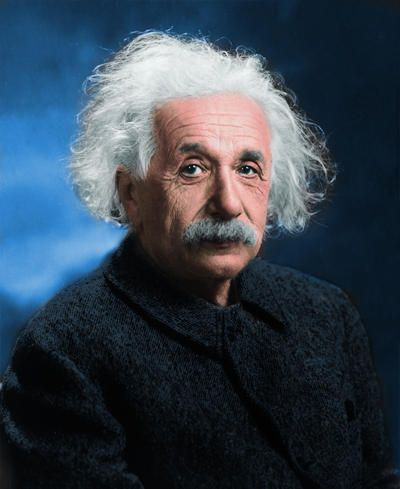
#> input picture src/UE23MA241B/handson/einstein.jpg, 400 x 489 px
$ jupyter execute PES2UG23CS368_Project14.ipynb
#> lines starting #> are read from the running program, lines starting #| are printed output that depends on the picture
# Project 14

[cell 1]
# 1
import numpy as np
import matplotlib.pyplot as plt
t = np.linspace(0, 2 * np.pi, 100)
X = np.array([np.cos(t), np.sin(t)])
plt.subplot(2, 2, 1)
plt.plot(X[0, :], X[1, :], 'b')
plt.quiver(0, 0, 1, 0, color='r', angles='xy', scale_units='xy', scale=1)
plt.quiver(0, 0, 0, 1, color='g', angles='xy', scale_units='xy', scale=1)
plt.axis('equal')
plt.title('Unit circle')
plt.show()

[cell 2]
# 2
A = np.array([[2, 1], [-1, 1]])
U, S, V = np.linalg.svd(A)
print("U:\n", U)
print("S:\n", S)
print("V:\n", V)
# Verify orthogonality
print("U' * U:\n", np.dot(U.T, U))
print("V' * V:\n", np.dot(V.T, V))

[cell 3]
# 3
VX = np.dot(V.T, X)
plt.subplot(2, 2, 2)
plt.plot(VX[0, :], VX[1, :], 'b')
plt.quiver(0, 0, V[0, 0], V[0, 1], color='r', angles='xy', scale_units='xy', scale=1)
plt.quiver(0, 0, V[1, 0], V[1, 1], color='g', angles='xy', scale_units='xy', scale=1)
plt.axis('equal')
plt.title('Multiplied by matrix V^T')
plt.show()

[cell 4]
# 4
S_matrix = np.diag(S)
SVX = np.dot(S_matrix, VX)
plt.subplot(2, 2, 3)
plt.plot(SVX[0, :], SVX[1, :], 'b')
plt.quiver(0, 0, S[0] * V[0, 0], S[1] * V[0, 1], color='r', angles='xy', scale_units='xy', scale=1)
plt.quiver(0, 0, S[0] * V[1, 0], S[1] * V[1, 1], color='g', angles='xy', scale_units='xy', scale=1)
plt.axis('equal')
plt.title('Multiplied by matrix ΣV^T')
plt.show()

[cell 5]
# 5
AX = np.dot(U, SVX)
plt.subplot(2, 2, 4)
plt.plot(AX[0, :], AX[1, :], 'b')
plt.quiver(0, 0, U[0, 0] * S[0] * V[0, 0] + U[0, 1] * S[1] * V[0, 1],
U[1, 0] * S[0] * V[0, 0] + U[1, 1] * S[1] * V[0, 1], color='r', angles='xy',
scale_units='xy', scale=1)
plt.quiver(0, 0, U[0, 0] * S[0] * V[1, 0] + U[0, 1] * S[1] * V[1, 1],
U[1, 0] * S[0] * V[1, 0] + U[1, 1] * S[1] * V[1, 1], color='g', angles='xy',
scale_units='xy', scale=1)
plt.axis('equal')
plt.title('Multiplied by matrix UΣV^T=A')
plt.show()
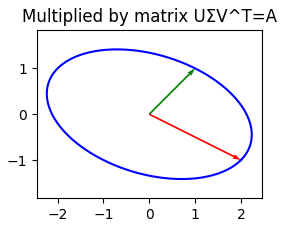
#> figure drawn by matplotlib, 1 panel

[cell 6]
# 6
U1 = U
V1 = V.T
print("U1 * S * V1.T:\n", np.dot(U1, np.dot(S_matrix, V1.T)))

[cell 7]
# 7
Av1 = np.dot(A, V.T[:, 0])
Av2 = np.dot(A, V.T[:, 1])
print("Av1:\n", Av1)
print("σ1 * u1:\n", S[0] * U[:, 0])
print("Av2:\n", Av2)
print("σ2 * u2:\n", S[1] * U[:, 1])
# Numerical check
print("A * V - U * S:\n", np.dot(A, V.T) - np.dot(U, S_matrix))

[cell 8]
# 8,9,10,11 COMBINED

import cv2
import numpy as np
import matplotlib.pyplot as plt

# Load grayscale image
ImJPG = cv2.imread(r"einstein.jpg", cv2.IMREAD_GRAYSCALE)
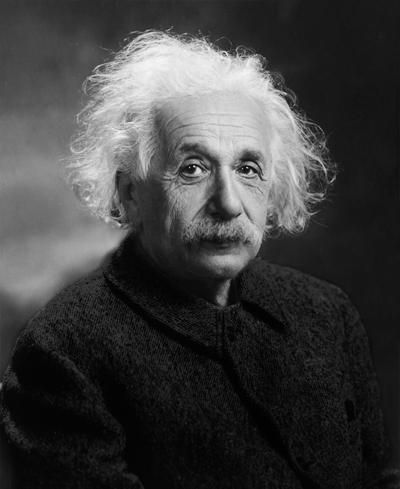
#> ImJPG: shape (489, 400); min 0, max 246, mean 62

if ImJPG is None:
    raise FileNotFoundError("Image could not be loaded. Check the path and file name.")

plt.figure()
plt.imshow(ImJPG, cmap='gray')
plt.title('Original Image')
plt.axis('off')
plt.show()

# Perform SVD
UIm, SIm, VIm = np.linalg.svd(ImJPG.astype(np.float64), full_matrices=False)
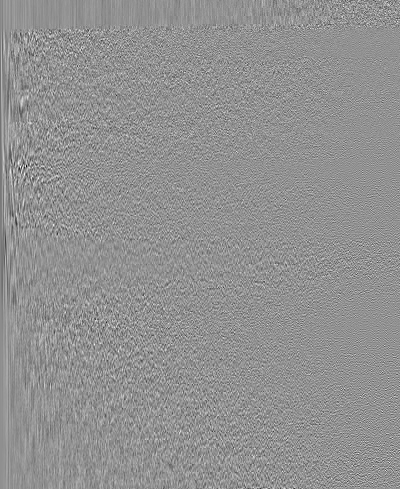
#> UIm: shape (489, 400) float64; min -0.364, max 0.272, mean -4.87e-05; drawn with min black and max white
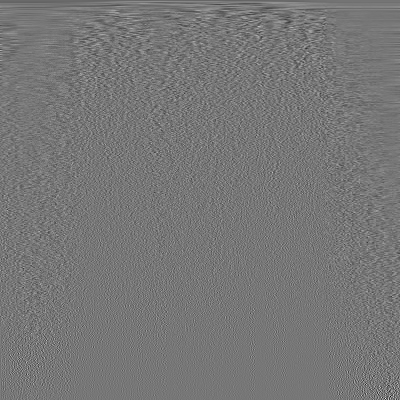
#> VIm: shape (400, 400) float64; min -0.456, max 0.519, mean -7.41e-05; drawn with min black and max white
#> SIm = 400 values, max 36220.9 at index 0, min 0.977 at index 399, mean 305
print(UIm)
#> (printed output is left out)

# Plot singular values
plt.figure()
plt.plot(np.arange(len(SIm)), SIm)
plt.title('Singular Values')
plt.show()
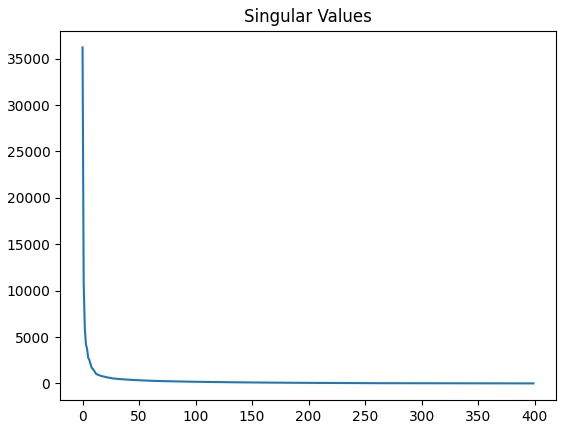
#> figure drawn by matplotlib, 1 panel; curve peaks at x = 0, y = 36220.9

# Image compression and visualization
for k in [50, 100, 150]:
    ImJPG_comp = np.dot(UIm[:, :k], np.dot(np.diag(SIm[:k]), VIm[:k, :]))

    plt.figure()
    plt.imshow(ImJPG_comp, cmap='gray')
    plt.title(f'Compressed Image with {k} Singular Values')
    plt.axis('off')
    plt.show()

    compressed_size = np.size(UIm[:, :k]) + np.size(SIm[:k]) + np.size(VIm[:k, :])
    original_size = np.size(ImJPG)
    pct = 1 - (compressed_size / original_size)
    print(f'Compression percentage for {k} singular values: {pct:.3f}')
#> this loop made 3 passes
#> (compressed_size, pct) on passes 1 to 3: (44500, 0.772), (89000, 0.545), (133500, 0.317)
#| Compression percentage for 50 singular values: 0.772
#| Compression percentage for 100 singular values: 0.545
#| Compression percentage for 150 singular values: 0.317

[cell 9]
# 12
import numpy as np
import matplotlib.pyplot as plt
import cv2
# Load the image
ImJPG = cv2.imread(r"checkers.pgm",
cv2.IMREAD_GRAYSCALE)
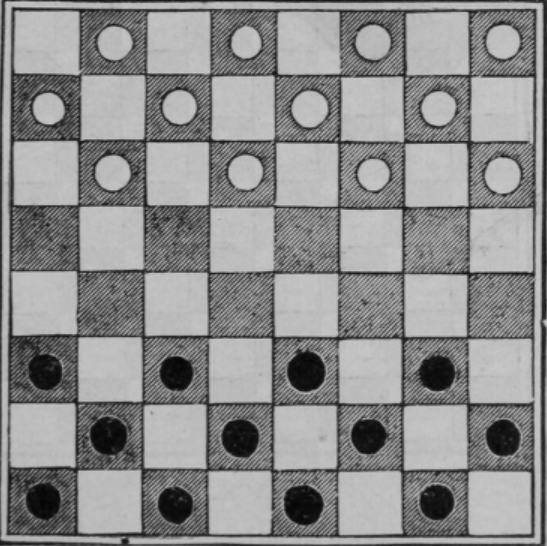
#> input picture src/UE23MA241B/handson/checkers.pgm, 547 x 546 px
#> ImJPG is the input picture: shape (546, 547); min 3, max 200, mean 140.8
# Add noise to the image
m, n = ImJPG.shape
#> m = 546; n = 547
ImJPG_Noisy = ImJPG.astype(np.float64) + 50 * (np.random.rand(m, n) - 0.5)
ImJPG_Noisy = np.clip(ImJPG_Noisy, 0, 255)  # Ensure values are within valid range
# Display the original and noisy images
plt.figure()
plt.imshow(ImJPG, cmap='gray')
plt.title('Original Checkers Image')
plt.axis('off')
plt.show()
plt.figure()
plt.imshow(ImJPG_Noisy, cmap='gray')
plt.title('Noisy Checkers Image')
plt.axis('off')
plt.show()

[cell 10]
# 13
UIm, SIm, VIm = np.linalg.svd(ImJPG_Noisy, full_matrices=False)
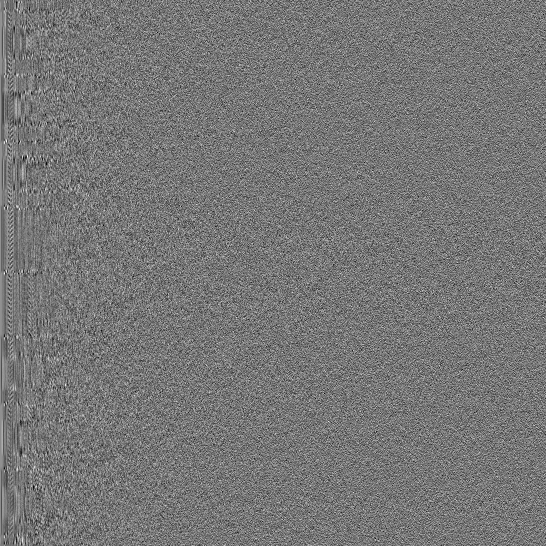
#> UIm: shape (546, 546) float64; min -0.201, max 0.231, mean 8.76e-05; drawn with min black and max white
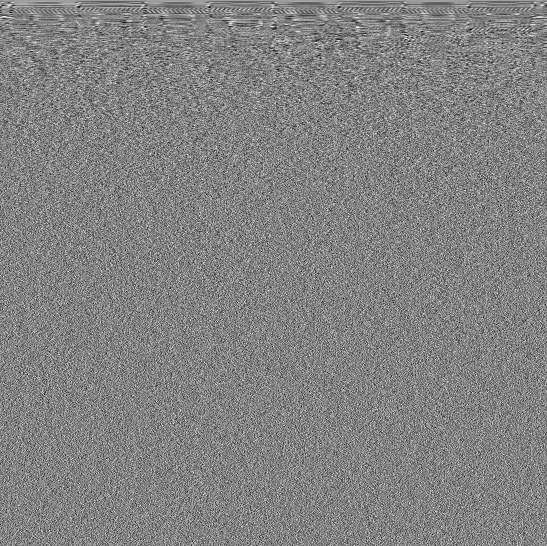
#> VIm: shape (546, 547) float64; min -0.198, max 0.188, mean 7.36e-05; drawn with min black and max white
#> SIm = 546 values, max 78159.7 at index 0, min 0.593 at index 545, mean 612.7

[cell 11]
# 14
def approximate_image(U, S, V, k):
    return np.dot(U[:, :k], np.dot(np.diag(S[:k]), V[:k, :]))

# Approximations with k = 10, k = 30, k = 50 singular values
ks = [10, 30, 50]
for k in ks:
    ImJPG_approx = approximate_image(UIm, SIm, VIm, k)
    plt.figure()
    plt.imshow(ImJPG_approx, cmap='gray')
    plt.title(f'Denoised Image with k = {k} Singular Values')
    plt.axis('off')
    plt.show()

    # Compare the images to the initial noisy image
    plt.figure()
    plt.imshow(np.hstack((ImJPG, ImJPG_Noisy, ImJPG_approx)), cmap='gray')
    plt.title(f'Original, Noisy, and Denoised (k = {k}) Images')
    plt.axis('off')
    plt.show()
#> this loop made 3 passes
#> pass 1, `plt.show()`:
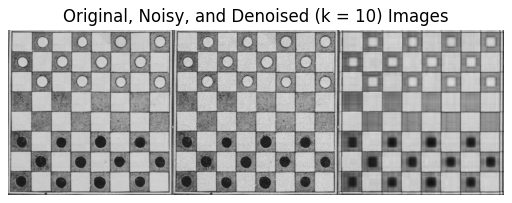
#> figure drawn by matplotlib, 1 panel
#> pass 2, `ImJPG_approx = approximate_image(UIm, SIm, VIm, k)`:
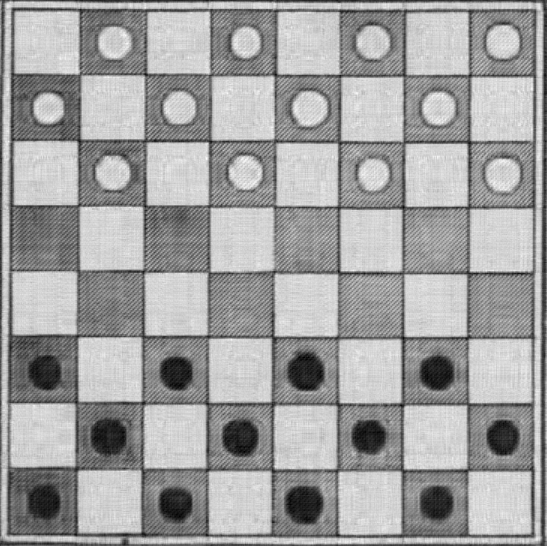
#> ImJPG_approx: shape (546, 547) float64; min -15.77, max 232.2, mean 140.8; drawn with min black and max white
